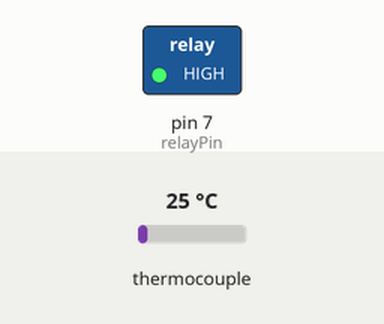
Bench run of a sketch on a simulated Arduino Uno, built with avr-gcc and run on an emulated ATmega328P. Parts: switched loads named in the sketch (green lamp = pin HIGH). The inputs (shaded band) are chosen by the test bench; at power-on: thermocouple 25 °C. Random numbers use the default seed unless the sketch sets one; what the sketch prints to the serial monitor is not drawn.

Above: at 1.2 s.
1.3 s: thermocouple set to 75 °C
4.3 s: thermocouple set to 6 °C
6.9 s: thermocouple set to 150 °C
At 7.3 s:
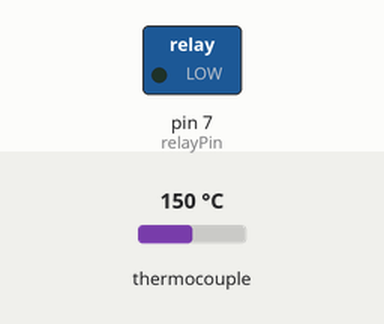
Timing chart, 0 to 9.9 s (numbered marks = the images above; inputs shaded):
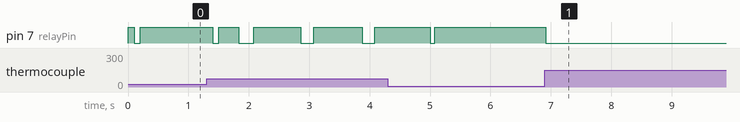

Measured:
- after the input at 6.9 s, pin 7 (relayPin): HIGH → LOW at once

The sketch:

AutoTuneMAX31855.ino
```cpp
/*
 * Arduino PID AutoTune Code
 * by Brett Beauregard
 * April 2011


 * February 2013
 * Edited by Konstantine @Palanski to incorporate Autotune and PID Front End
 * Edits and additions marked with //KP

 *HOW TO USE:
 * Upload this code to Arduino with the appropriate pin settings and sensor settings.
 * Download Processing with the ControlP5 library and run the PID_FrontEnd_v03 (set appropriate COM)
 * myPort = new Serial(this, Serial.list()[0], 9600);  //Edit the [0] value to select appropriate COM
 * Allow the system to come to equilibrium after setting an initial setpoint
 * When system is at equilibrium, toggle Tuning to 'On'.
 * When the tuning is finished, the Tuning toggle will go to 'Off', and the new PID values will be on the screen.
 * SEARCH ALL CODE FOR //KP to see where edits MUST be made by YOU for this to be effective in the tuning
*/


//DS18B20 OneWire and DallasTemperature Library Initialization
//#include <OneWire.h>
//#include <DallasTemperature.h>
//#define oneWireBus 9
//OneWire oneWire(oneWireBus);
//DallasTemperature sensors(&oneWire);

//PID and PID Autotune Library Initialization

#include <PID_v1.h>
#include <PID_AutoTune_v0.h>
#include <LiquidCrystal.h>
#include "Adafruit_MAX31855.h"

int thermoDO = 3;
int thermoCS = 4;
int thermoCLK = 5;
Adafruit_MAX31855 thermocouple(thermoCLK, thermoCS, thermoDO);

const int numReadings = 10;

double readings[numReadings];      // the readings from the analog input
int index = 0;                  // the index of the current reading
double total = 0.0;                  // the running total
double average = 0.0;                // the average
double tempReadF = 0.0;

// initialize the library with the numbers of the interface pins
LiquidCrystal lcd(14, 15, 16, 17, 18, 19);


//
byte ATuneModeRemember=2;
double Input, Output;
double Setpoint = 212; //EDIT Set initial Setpoint
double kp=16,ki=0.5,kd=4; //KP Set intial PID parameters, if you have any.

double kpmodel=1.5, taup=100, theta[50];
double OutputStart=5;

double aTuneStep=750, aTuneNoise=1, aTuneStartValue=750; //KP Set aTuneStep to ensure noticeable heating and cooling from aTuneStartValue
unsigned int aTuneLookBack=60000; //KP How far back to look back to find maxima and minima.
// For Slow processes this will be large, for fast processes, this will be smaller.

unsigned long  modelTime, serialTime;

PID myPID(&Input, &Output, &Setpoint,kp,ki,kd, DIRECT);
PID_ATune aTune(&Input, &Output);

//set to false to connect to the real world
boolean useSimulation = false; //EDIT Keep false unless simulating

//Tuning?
boolean tuning = false; //EDIT Keep False


const int relayPin = 7;    //EDIT Relay settings. (I'm running my code with a relay).
unsigned int WindowSize = 1000;
unsigned long windowStartTime;

void setup()
{
  windowStartTime = millis();
  pinMode(relayPin, OUTPUT); // Set relayPin as Output

  if(useSimulation)
  {
    for(byte i=0;i<50;i++)
    {
      theta[i]=OutputStart;
    }
    modelTime = 0;
  }

  //tell the PID to range between 0 and the full window size
  myPID.SetOutputLimits(0, WindowSize);

  //Setup the pid
  myPID.SetMode(AUTOMATIC);

  if(tuning)
  {
    tuning=false;
    changeAutoTune();
    tuning=true;
  }

  aTune.SetControlType(1); //EDIT Set 0 for PI control and 1 for PID control autotuning parameters

  serialTime = 0;
  Serial.begin(9600);

}

void loop()
{
 unsigned long now = millis();
 if(!useSimulation)
  { //pull the Input in from the thermocouple
   //Pass to Input of PID
   tempRead();

   Input = average;
  }

  if(tuning)
  {
    byte val = (aTune.Runtime());
    if (val!=0)
    {
      tuning = false;
    }
    if(!tuning)
    { //we're done, set the tuning parameters
      kp = aTune.GetKp();
      ki = aTune.GetKi();
      kd = aTune.GetKd();
      myPID.SetTunings(kp,ki,kd);
      Serial.print("P="); Serial.print(kp);
      Serial.print("I="); Serial.print(ki);
      Serial.print("D="); Serial.print(kd);
      AutoTuneHelper(false);
    }
  }
  else myPID.Compute();

  if(useSimulation)
  {
    theta[30]=Output;
    if(now>=modelTime)
    {
      modelTime +=100;
      DoModel();
    }
  }
  else // This is optimized for Relay output.
  {
  if(now - windowStartTime>WindowSize)
  { //time to shift the Relay Window
    windowStartTime += WindowSize;
  }
  if(Output > now - windowStartTime) digitalWrite(relayPin,HIGH);
  else digitalWrite(relayPin,LOW);
}

  //send-receive with processing if it's time
  if(millis()>serialTime)
  {
    SerialReceive();
    SerialSend();
    serialTime+=500;
  }
}


/********************************************
 * Serial Communication functions / helpers
 ********************************************/


union {                // This Data structure lets
  byte asBytes[24];    // us take the byte array
  float asFloat[6];    // sent from processing and
}                      // easily convert it to a
foo;                   // float array


void changeAutoTune()
{
 if(!tuning)
  {
    //Set the Output to the desired starting frequency.
    aTuneStartValue = Output; //KP Initial aTuneStartValue will be = Output at Toggle
    aTune.SetNoiseBand(aTuneNoise);
    aTune.SetOutputStep(aTuneStep);
    aTune.SetLookbackSec((int)aTuneLookBack);
    AutoTuneHelper(true);
    tuning = true;
  }
  else
  { //cancel autotune
    aTune.Cancel();
    tuning = false;
    AutoTuneHelper(false);
  }
}

void AutoTuneHelper(boolean start)
{
  if(start)
    ATuneModeRemember = myPID.GetMode();
  else
    myPID.SetMode(ATuneModeRemember);
}


void SerialSend()
{
Serial.print("PID ");
  Serial.print(Setpoint);
  Serial.print(" ");
  Serial.print(Input);
  Serial.print(" ");
  Serial.print(Output);
  Serial.print(" ");
  Serial.print(myPID.GetKp());
  Serial.print(" ");
  Serial.print(myPID.GetKi());
  Serial.print(" ");
  Serial.print(myPID.GetKd());
  Serial.print(" ");
  if(myPID.GetMode()==AUTOMATIC) Serial.print("Automatic");
  else Serial.print("Manual");
  Serial.print(" ");
  if(myPID.GetDirection()==DIRECT) Serial.print("Direct");
  else Serial.print("Reverse");
  Serial.print(" ");
  if(tuning==false) Serial.println("Off"); //KP Added the On/Off for Tuning Toggle
  else Serial.println("On");
}

void SerialReceive()
{

  // read the bytes sent from Processing
  int index=0;

  byte Auto_Man = -1;
  byte Direct_Reverse = -1;
  byte Tuning_Mode = -1; //KP Tuning Mode?

  while(Serial.available()&&index<26)
  {
    if(index==0) Auto_Man = Serial.read();
    else if(index==1) Direct_Reverse = Serial.read();
    else if(index==2) Tuning_Mode = Serial.read(); //KP Tuning Mode?
    else foo.asBytes[index-3] = Serial.read();
    index++;
  }

  // if the information we got was in the correct format,
  // read it into the system
  if(index==26  && (Auto_Man==0 || Auto_Man==1) && (Direct_Reverse==0 || Direct_Reverse==1) && (Tuning_Mode==0 || Tuning_Mode==1))
  {
    Setpoint=double(foo.asFloat[0]);
    //Input=double(foo.asFloat[1]);       // * the user has the ability to send the
                                          //   value of "Input"  in most cases (as
                                          //   in this one) this is not needed.
    if(Auto_Man==0)                       // * only change the Output if we are in
    {                                     //   manual mode.  otherwise we'll get an
      Output=double(foo.asFloat[2]);      //   Output blip, then the controller will
    }                                     //   overwrite.

    double p, i, d;                       // * read in and set the controller tunings
    p = double(foo.asFloat[3]);           //
    i = double(foo.asFloat[4]);           //
    d = double(foo.asFloat[5]);           //
    myPID.SetTunings(p, i, d);            //

    if(Auto_Man==0) myPID.SetMode(MANUAL);// * set the controller mode
    else myPID.SetMode(AUTOMATIC);             //

    if(Direct_Reverse==0) myPID.SetControllerDirection(DIRECT);// * set the controller Direction
    else myPID.SetControllerDirection(REVERSE);          //

    if(Tuning_Mode == 0) tuning=false; // Set Tuning mode on/off
    else tuning=true;
  }
  Serial.flush();                         // * clear any random data from the serial buffer
}

void DoModel()
{
  //cycle the dead time
  for(byte i=0;i<49;i++)
  {
    theta[i] = theta[i+1];
  }
  //compute the Input
  Input = (kpmodel / taup) *(theta[0]-OutputStart) + Input*(1-1/taup) + ((float)random(-10,10))/100;

}

void tempRead()  {
   double c = thermocouple.readCelsius();
   if (isnan(c)) {
     Serial.println("Something wrong with thermocouple!");
     lcd.setCursor(0,0);
     lcd.print("Thermocouple Err");
   } else {
    // Serial.print("C = ");
    // Serial.println(c);

  //tempReadF = thermocouple.readInternal();
   tempReadF = thermocouple.readFarenheit();

   total= total - readings[index];
    // read from the sensor:
   readings[index] = tempReadF;
    // add the reading to the total:
   total= total + readings[index];
    // advance to the next position in the array:
   index = index + 1;

    // if we're at the end of the array...
   if (index >= numReadings)
    // ...wrap around to the beginning:
   index = 0;

   // calculate the average:
   average = total / numReadings;
   // send it to the computer as ASCII digits

   //Serial.print("Internal Temp = ");
   //Serial.println(thermocouple.readInternal());
   lcd.setCursor(0,1);
   lcd.print(average);
   lcd.print((char)223);
   //Serial.print("Temp ");
   Serial.print(average);
   Serial.print("\t");
   }

}
```
